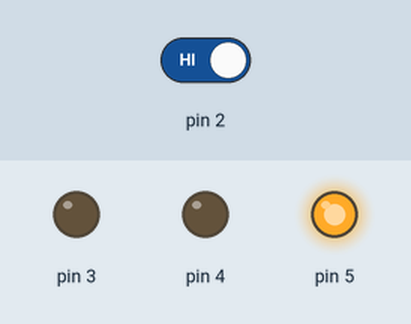
A sketch run on a simulated Arduino Uno, built with avr-gcc and run on an emulated ATmega328P. Parts: output pins drawn as LEDs (lit = HIGH). The inputs (shaded band) are chosen by the test bench; at power-on: pin 2 HIGH.

Above: at 6.8 s.
6.9 s: pin 2 driven LOW
At 8.8 s:
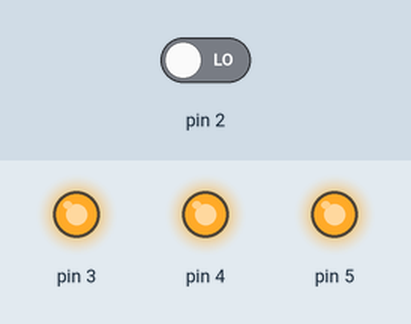
At 10.2 s:
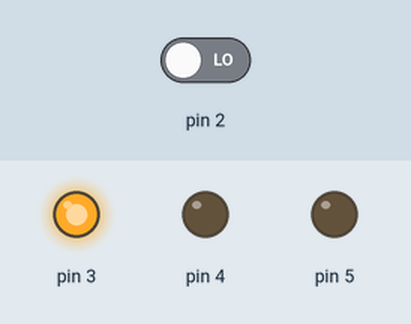
10.8 s: pin 2 driven HIGH
At 12.3 s:
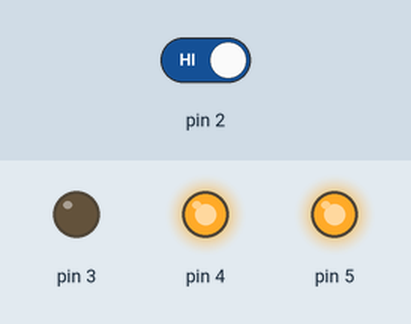
Timing chart, 0 to 24.3 s (numbered marks = the images above; inputs shaded):
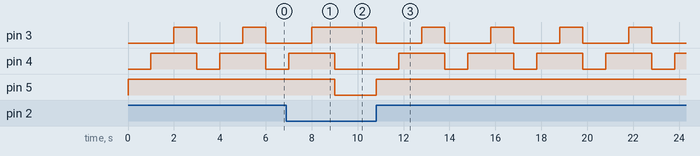

Measured:
- after the input at 6.9 s, pin 3: goes on until 8.0 s, then stays HIGH; pin 4: goes on until 9.0 s, then stays LOW; pin 5: HIGH → LOW after 2.1 s
- after the input at 10.8 s, pin 3: alternates HIGH for 1.0 s and LOW for 2.0 s, starting at once; pin 4: alternates HIGH for 2.0 s and LOW for 1.0 s, starting after 1.0 s; pin 5: LOW → HIGH at once
- by itself, pin 3: alternates HIGH for 1.0 s and LOW for 2.0 s
- by itself, pin 4: alternates HIGH for 2.0 s and LOW for 1.0 s

The sketch:

spaceship.ino
```cpp
int switchState = LOW;

void setup()
{
	pinMode(3, OUTPUT);
	pinMode(4, OUTPUT);
	pinMode(5, OUTPUT);
	pinMode(2, INPUT);
}

void loop()
{
	switchState = digitalRead(2);

	if (switchState == LOW) {
		ready();
	}
	else {
		launch();
	}
}

void ready() {
	writeToPins(HIGH, LOW, LOW);
}

void launch() {
	writeToPins(LOW, HIGH, LOW);

	delay(1000);

	writeToPins(LOW, HIGH, HIGH);

	delay(1000);

	writeToPins(HIGH, HIGH, HIGH);

	delay(1000);
}

void writeToPins(int green1, int red1, int red2) {
	digitalWrite(3, green1);
	digitalWrite(5, red1);
	digitalWrite(4, red2);
}
```
